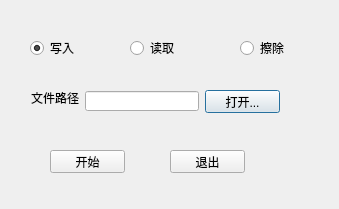
<?xml version="1.0" encoding="UTF-8"?>
<ui version="4.0">
 <class>Infrared</class>
 <widget class="QDialog" name="Infrared">
  <property name="geometry">
   <rect>
    <x>0</x>
    <y>0</y>
    <width>339</width>
    <height>209</height>
   </rect>
  </property>
  <property name="windowTitle">
   <string>Dialog</string>
  </property>
  <widget class="QRadioButton" name="RadioRead">
   <property name="geometry">
    <rect>
     <x>130</x>
     <y>40</y>
     <width>51</width>
     <height>16</height>
    </rect>
   </property>
   <property name="text">
    <string>读取</string>
   </property>
  </widget>
  <widget class="QRadioButton" name="RadioWrite">
   <property name="geometry">
    <rect>
     <x>30</x>
     <y>40</y>
     <width>51</width>
     <height>16</height>
    </rect>
   </property>
   <property name="text">
    <string>写入</string>
   </property>
   <property name="checked">
    <bool>true</bool>
   </property>
  </widget>
  <widget class="QRadioButton" name="RadioErase">
   <property name="geometry">
    <rect>
     <x>240</x>
     <y>40</y>
     <width>51</width>
     <height>16</height>
    </rect>
   </property>
   <property name="text">
    <string>擦除</string>
   </property>
  </widget>
  <widget class="QPushButton" name="ButtonFileOpen">
   <property name="geometry">
    <rect>
     <x>205</x>
     <y>90</y>
     <width>75</width>
     <height>23</height>
    </rect>
   </property>
   <property name="text">
    <string>打开...</string>
   </property>
  </widget>
  <widget class="QLineEdit" name="LineSavePath">
   <property name="geometry">
    <rect>
     <x>85</x>
     <y>91</y>
     <width>114</width>
     <height>20</height>
    </rect>
   </property>
  </widget>
  <widget class="QLabel" name="label_3">
   <property name="geometry">
    <rect>
     <x>31</x>
     <y>90</y>
     <width>48</width>
     <height>16</height>
    </rect>
   </property>
   <property name="text">
    <string>文件路径</string>
   </property>
  </widget>
  <widget class="QPushButton" name="ButtonStart">
   <property name="geometry">
    <rect>
     <x>50</x>
     <y>150</y>
     <width>75</width>
     <height>23</height>
    </rect>
   </property>
   <property name="text">
    <string>开始</string>
   </property>
  </widget>
  <widget class="QPushButton" name="ButtonExit">
   <property name="geometry">
    <rect>
     <x>170</x>
     <y>150</y>
     <width>75</width>
     <height>23</height>
    </rect>
   </property>
   <property name="text">
    <string>退出</string>
   </property>
  </widget>
 </widget>
 <resources/>
 <connections/>
</ui>
